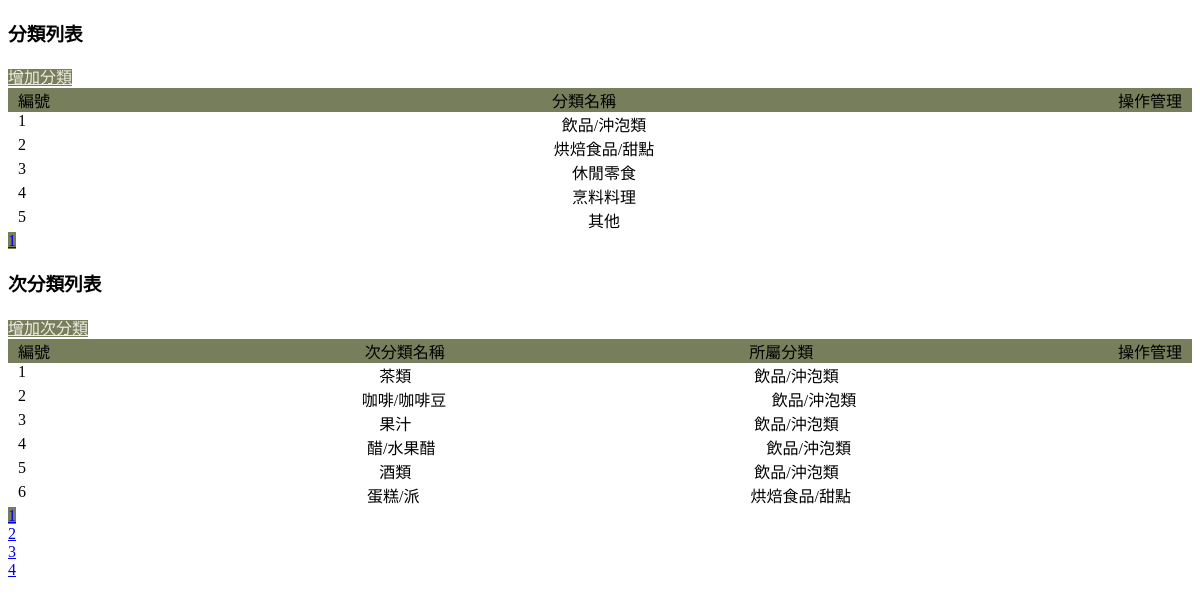
/Product/Style/product_list.php, run on the app's committed database.
### tables this page shows
CREATE TABLE `product_type` (
  `product_type_id` int(11) NOT NULL,
  `product_type_name` varchar(300) NOT NULL,
  `isValid` int(11) NOT NULL DEFAULT 1
);

CREATE TABLE `product_type_list` (
  `product_type_list_id` int(11) NOT NULL,
  `product_type_id` int(11) NOT NULL,
  `product_type_list_name` varchar(300) NOT NULL,
  `isValid` int(1) NOT NULL DEFAULT 1
);

### Product/Style/product_list.php (the view, shortened to what this page needs)
<?php
require_once("../connect.php");
$error = "";
$perPage = 6;
if (isset($_GET["page"])) {
  $page = intval($_GET["page"]);
} else {
  $page = 1;
}
$pageStart = ($page - 1) * $perPage;
$perPageL = 6;
if (isset($_GET["pageL"])) {
  $pageL = intval($_GET["pageL"]);
} else {
  $pageL = 1;
}
$pageStartL = ($pageL - 1) * $perPageL;
$sql = "SELECT * FROM product_type WHERE `isValid` = 1 LIMIT $pageStart, $perPage";
$sqlAll = "SELECT * FROM product_type WHERE `isValid` = 1";
try {
  $result = $conn->query($sql);
  $rows = $result->fetch_all(MYSQLI_ASSOC);
  $resultAll = $conn->query($sqlAll);
  $totalCount = $resultAll->num_rows;
  $totalPage = ceil($totalCount / $perPage);
} catch (mysqli_sql_exception $exception) {
  $error = "資料讀取錯誤：" . $conn->error;
}
$sqlL = "SELECT * FROM product_type_list JOIN product_type ON product_type_list.product_type_id = product_type.product_type_id WHERE product_type_list.isValid = 1 AND product_type.isValid = 1 LIMIT $pageStartL, $perPageL";
$sqlAllL = "SELECT * FROM product_type_list WHERE `isValid` = 1";
try {
  $resultL = $conn->query($sqlL);
  $rowsL = $resultL->fetch_all(MYSQLI_ASSOC);
  $resultAllL = $conn->query($sqlAllL);
  $totalCountL = $resultAllL->num_rows;
  $totalPageL = ceil($totalCountL / $perPageL);
} catch (mysqli_sql_exception $exception) {
  $error = "資料讀取錯誤：" . $conn->error;
}
?>
<!doctype html>
<html lang="en">
  <head>
  </head>
  <body>
    <div class="container my-3 ">
      <div class="d-flex mb-2 justify-content-between">
        <h3 class=" align-middle ms-1">分類列表</h3>
        <a class="btn gr wtF btn-sm my-1" href="../utilities/navbar.php?webpage=style-product_add.php">增加分類</a>
      </div>
      <?php if($error !== ""): ?>
        <div class="text-danger fw-bold fs-3">發生錯誤，請洽管理人員</div>
        <?echo($error);?>
        <?exit;?>
        <?php else:?>
          <div class="category data head gr p-1 text-white rounded p-2 mb-2">
            <div class="sn">編號</div>
            <div class="name">分類名稱</div>
          <div class="ctrl text-center">操作管理</div>
        </div>
          <?php foreach($rows as $index => $row): ?>
          <div class="category data py-1">
            <div class="sn "><?=($perPage*($page-1))+$index+1?></div>
            <div class="name"><?=$row["product_type_name"]?></div>
            <div class="ctrl text-center">
            </div>
          </div>
          <?php endforeach; ?>
          <div class="pagination pagination-sm justify-content-center my-2">
            <?php for($i=1;$i<=$totalPage;$i++): ?>
              <div class="page-item">
                <a href="../utilities/navbar.php?webpage=style-product_list.php&page=<?=$i?>" class="page-link <?=($page==$i)?"active":""?>"><?=$i?></a>
              </div>
            <?php endfor; ?>
          </div>
          <?php endif; ?>
          <div class="d-flex mb-2 justify-content-between">
            <h3 class=" align-middle ms-1">次分類列表</h3>
            <a class="btn gr wtF btn-sm my-1"   href="../utilities/navbar.php?webpage=style-product_addL.php">增加次分類</a>
           </div>
      <?php if($error !== ""): ?>
        <div class="text-danger fw-bold fs-3">發生錯誤，請洽管理人員</div>
      <?php else:?>
        <div class="category data head gr p-1 text-white rounded p-2 mb-2">
          <div class="sn">編號</div>
          <div class="name">次分類名稱</div>
          <div class="cTime">所屬分類</div>
          <div class="ctrl text-center">操作管理</div>
        </div>
          <?php foreach($rowsL as $index => $rowL): ?>
          <div class="category data py-1">
            <div class="sn"><?=($perPageL*($pageL-1))+$index+1?></div>
            <div class="name"><?=$rowL["product_type_list_name"]?></div>
            <div class="cTime"><?=$rowL["product_type_name"]?></div>
            <div class="ctrl text-center">
            </div>
          </div>
          <?php endforeach; ?>
          <div class="pagination pagination-sm justify-content-center my-2">
            <?php for($i=1;$i<=$totalPageL;$i++): ?>
              <div class="page-item">
                <a href="../utilities/navbar.php?webpage=style-product_list.php&pageL=<?=$i?>" class="page-link <?=($pageL==$i)?"active":""?>"><?=$i?></a>
              </div>
            <?php endfor; ?>
          </div>
          <?php endif; ?>
    </div>
  </body>
</html>

### Product/Style/product_list.php (style rules this page uses)
.category { display: flex; justify-content: space-between; }
.sn { padding-left: .625rem; padding-right: .625rem; }
.name { padding-left: .625rem; padding-right: .625rem; }
.ctrl { padding-left: .625rem; padding-right: .625rem; }
.gr { background-color: #777e5c; }
.wtF { color: #f1ece2; }
.pagination { --bs-pagination-color: #777e5c; --bs-pagination-hover-color: #777e5c; --bs-pagination-focus-color: #777e5c; }
.active>.page-link, .page-link.active { background-color: #777e5c; border-color: #777e5c; }

### data on the page
product_type: index "1", product_type_name "飲品/沖泡類"
product_type: index "2", product_type_name "烘焙食品/甜點"
product_type: index "3", product_type_name "休閒零食"
product_type: index "4", product_type_name "烹料料理"
product_type: index "5", product_type_name "其他"
product_type_list: index "1", product_type_list_name "茶類", product_type.product_type_name "飲品/沖泡類"
product_type_list: index "2", product_type_list_name "咖啡/咖啡豆", product_type.product_type_name "飲品/沖泡類"
product_type_list: index "3", product_type_list_name "果汁", product_type.product_type_name "飲品/沖泡類"
product_type_list: index "4", product_type_list_name "醋/水果醋", product_type.product_type_name "飲品/沖泡類"
product_type_list: index "5", product_type_list_name "酒類", product_type.product_type_name "飲品/沖泡類"
product_type_list: index "6", product_type_list_name "蛋糕/派", product_type.product_type_name "烘焙食品/甜點"
